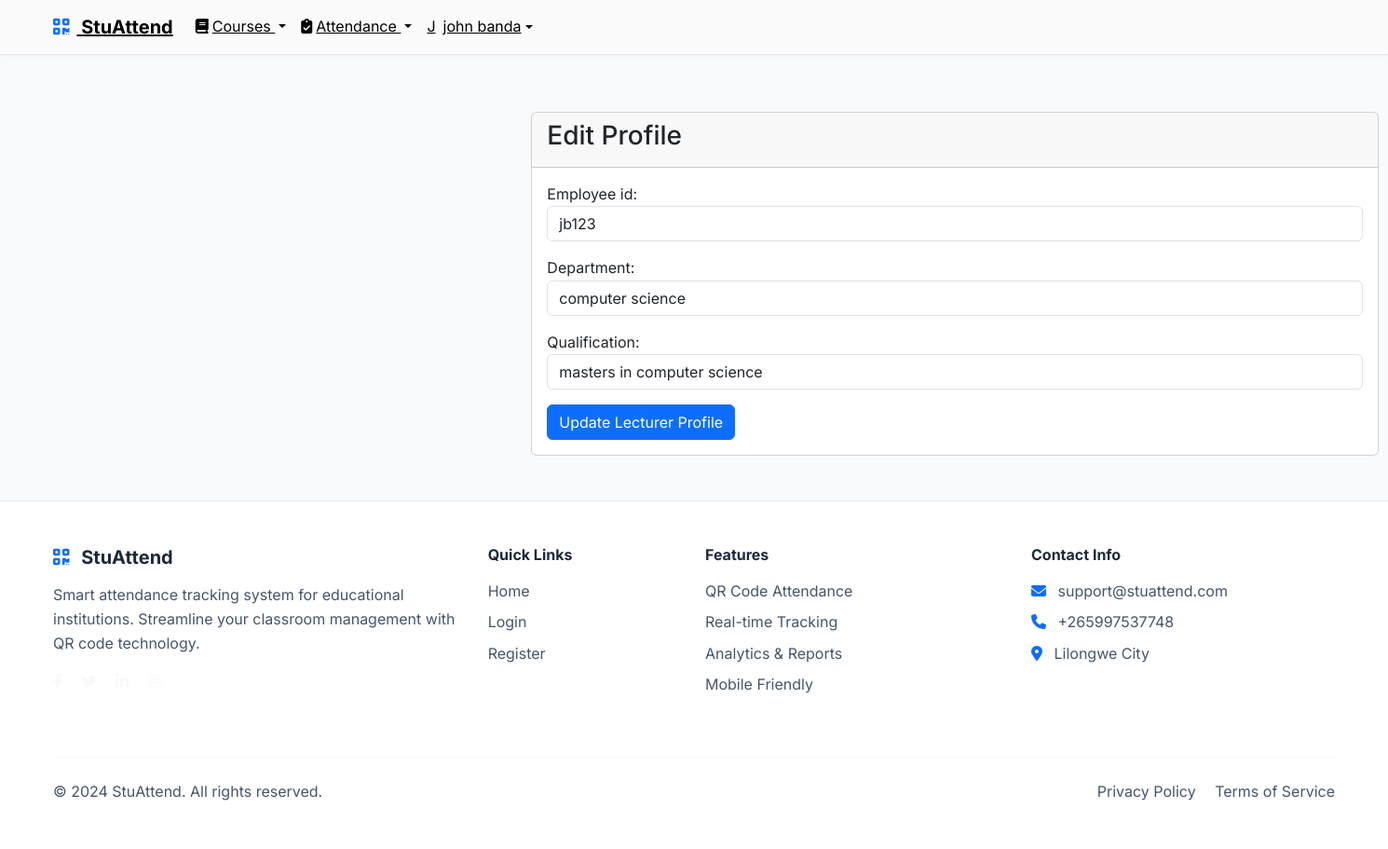
Page /accounts/profile/edit/ (signed in) on the committed database.
### accounts/models.py (models this page shows, shortened)
class User(AbstractUser):
    ROLE_CHOICES = [
        ('admin', 'Administrator'),
        ('lecturer', 'Lecturer'),
        ('student', 'Student'),
    ]
    role = models.CharField(max_length=10, choices=ROLE_CHOICES, default='student')
    email = models.EmailField(unique=True)
    phone = models.CharField(
        max_length=15,
        validators=[RegexValidator(r'^\+?1?\d{9,15}$')],
        blank=True,
        null=True
    )
    created_at = models.DateTimeField(auto_now_add=True)
    updated_at = models.DateTimeField(auto_now=True)
    USERNAME_FIELD = 'email'
    REQUIRED_FIELDS = ['username', 'first_name', 'last_name']

class Lecturer(models.Model):
    user = models.OneToOneField(User, on_delete=models.CASCADE, related_name='lecturer_profile')
    employee_id = models.CharField(max_length=20, unique=True)
    department = models.CharField(max_length=100)
    qualification = models.CharField(max_length=200)
    hire_date = models.DateField(auto_now_add=True)

### accounts/views.py (the view)
# urls.py: path('profile/edit/', views.profile_edit_view, name='profile_edit'),
@login_required
def profile_edit_view(request):
    user = request.user
    if request.method == 'POST':
        if user.role == 'student':
            try:
                student = user.student_profile
                form = StudentProfileForm(request.POST, instance=student)
            except Student.DoesNotExist:
                form = StudentProfileForm(request.POST)
            if form.is_valid():
                student = form.save(user=user)
                messages.success(request, 'Student profile updated successfully!')
                return redirect('accounts:profile')
            else:
                messages.error(request, 'Please correct the errors below.')
        elif user.role == 'lecturer':
            try:
                lecturer = user.lecturer_profile
                form = LecturerProfileForm(request.POST, instance=lecturer)
            except Lecturer.DoesNotExist:
                form = LecturerProfileForm(request.POST)
            if form.is_valid():
                lecturer = form.save(commit=False)
                lecturer.user = user
                lecturer.save()
                messages.success(request, 'Lecturer profile updated successfully!')
                return redirect('accounts:profile')
        else:
            messages.error(request, 'Invalid role for profile editing.')
            return redirect('accounts:profile')
    else:
        if user.role == 'student':
            try:
                student = user.student_profile
                student_form = StudentProfileForm(instance=student)
            except Student.DoesNotExist:
                student_form = StudentProfileForm()
            context = {'student_form': student_form, 'lecturer_form': None}
        elif user.role == 'lecturer':
            try:
                lecturer = user.lecturer_profile
                lecturer_form = LecturerProfileForm(instance=lecturer)
            except Lecturer.DoesNotExist:
                lecturer_form = LecturerProfileForm()
            context = {'lecturer_form': lecturer_form, 'student_form': None}
        else:
            context = {'student_form': None, 'lecturer_form': None}
    return render(request, 'accounts/profile_edit.html', context)

### accounts/forms.py
class LecturerProfileForm(forms.ModelForm):
    class Meta:
        model = Lecturer
        fields = ['employee_id', 'department', 'qualification']
        widgets = {
            'employee_id': forms.TextInput(attrs={'class': 'form-control'}),
            'department': forms.TextInput(attrs={'class': 'form-control'}),
            'qualification': forms.TextInput(attrs={'class': 'form-control'}),
        }

### templates/accounts/profile_edit.html (shortened to what this page needs)
{% extends 'base/base.html' %}
{% load static %}
{% block content %}
<div class="container mt-4">
    <div class="row justify-content-center">
        <div class="col-md-8">
            <div class="card">
                <div class="card-header">
                    <h3>Edit Profile</h3>
                </div>
                <div class="card-body">
                    {% if user.role == 'student' %}
                        <form method="post">
                            {% csrf_token %}
                            {{ student_form.as_p }}
                            <button type="submit" class="btn btn-primary">Update Student Profile</button>
                        </form>
                    {% elif user.role == 'lecturer' %}
                        <form method="post">
                            {{ lecturer_form.as_p }}
                            <button type="submit" class="btn btn-primary">Update Lecturer Profile</button>
                        </form>
                    {% else %}
                        <div class="alert alert-info">
                            Profile editing is not available for your role.
                        </div>
                    {% endif %}
                </div>
            </div>
        </div>
    </div>
</div>
{% endblock %}

### templates/base/base.html (shortened to what this page needs)
<!DOCTYPE html>
<html lang="en">
{% load static %}
<head>
    <link href="https://cdn.jsdelivr.net/npm/bootstrap@5.3.0/dist/css/bootstrap.min.css" rel="stylesheet">
    <link rel="stylesheet" href="https://cdn.jsdelivr.net/npm/bootstrap-icons@1.10.0/font/bootstrap-icons.css">
    <link rel="stylesheet" href="https://cdnjs.cloudflare.com/ajax/libs/font-awesome/6.4.0/css/all.min.css">
    <link rel="stylesheet" href="{% static 'css/modern-styles.css' %}">
    <link rel="stylesheet" href="{% static 'css/styles.css' %}">
</head>
<body>
    <nav class="navbar navbar-expand-lg navbar-modern fixed-top" id="mainNavbar">
        <div class="container">
            <a class="navbar-brand fw-bold" href="/">
                <i class="fas fa-qrcode text-primary me-2"></i>
                StuAttend
            </a>
            <div class="collapse navbar-collapse" id="navbarNav">
                <ul class="navbar-nav">
                    {% if user.is_authenticated %}
                        <li class="nav-item dropdown">
                            <a class="nav-link dropdown-toggle {% if 'courses' in request.path %}active{% endif %}" href="#" id="coursesDropdown" role="button" data-bs-toggle="dropdown" aria-expanded="false">
                                <i class="fas fa-book me-1"></i>Courses
                            </a>
                        </li>
                        <li class="nav-item dropdown">
                            <a class="nav-link dropdown-toggle {% if 'attendance' in request.path %}active{% endif %}" href="#" id="attendanceDropdown" role="button" data-bs-toggle="dropdown" aria-expanded="false">
                                <i class="fas fa-clipboard-check me-1"></i>Attendance
                            </a>
                        </li>
                        <li class="nav-item dropdown">
                            <a class="nav-link dropdown-toggle d-flex align-items-center" href="#" id="navbarDropdown" role="button" data-bs-toggle="dropdown">
                                <div class="avatar-circle me-2">
                                    {{ user.get_full_name|default:user.username|first|upper }}
                                </div>
                                {{ user.get_full_name|default:user.username }}
                            </a>
                        </li>
                    {% endif %}
                </ul>
            </div>
        </div>
    </nav>
    <main class="{% if not request.path == '/' %}main-content container-fluid mt-5 pt-5{% endif %}">
        {% block content %}{% endblock %}
    </main>
    <footer class="footer-modern py-5 mt-5">
        <div class="container">
            <div class="row">
                <div class="col-lg-4 mb-4">
                    <h5 class="fw-bold mb-3">
                        <i class="fas fa-qrcode text-primary me-2"></i>
                        StuAttend
                    </h5>
                    <p class="text-light-emphasis">
                        Smart attendance tracking system for educational institutions.
                        Streamline your classroom management with QR code technology.
                    </p>
                    <div class="social-links">
                        <a href="#" class="text-light me-3"><i class="fab fa-facebook-f"></i></a>
                        <a href="#" class="text-light me-3"><i class="fab fa-twitter"></i></a>
                        <a href="#" class="text-light me-3"><i class="fab fa-linkedin-in"></i></a>
                        <a href="#" class="text-light"><i class="fab fa-instagram"></i></a>
                    </div>
                </div>
                <div class="col-lg-2 mb-4">
                    <h6 class="fw-bold mb-3">Quick Links</h6>
                    <ul class="list-unstyled">
                        <li class="mb-2"><a href="/" class="text-light-emphasis text-decoration-none">Home</a></li>
                        <li class="mb-2"><a href="{% url 'accounts:login' %}" class="text-light-emphasis text-decoration-none">Login</a></li>
                        <li class="mb-2"><a href="{% url 'accounts:register' %}" class="text-light-emphasis text-decoration-none">Register</a></li>
                    </ul>
                </div>
                <div class="col-lg-3 mb-4">
                    <h6 class="fw-bold mb-3">Features</h6>
                    <ul class="list-unstyled">
                        <li class="mb-2"><a href="#" class="text-light-emphasis text-decoration-none">QR Code Attendance</a></li>
                        <li class="mb-2"><a href="#" class="text-light-emphasis text-decoration-none">Real-time Tracking</a></li>
                        <li class="mb-2"><a href="#" class="text-light-emphasis text-decoration-none">Analytics & Reports</a></li>
                        <li class="mb-2"><a href="#" class="text-light-emphasis text-decoration-none">Mobile Friendly</a></li>
                    </ul>
                </div>
                <div class="col-lg-3 mb-4">
                    <h6 class="fw-bold mb-3">Contact Info</h6>
                    <ul class="list-unstyled">
                        <li class="mb-2">
                            <i class="fas fa-envelope text-primary me-2"></i>
                            <span class="text-light-emphasis">support@stuattend.com</span>
                        </li>
                        <li class="mb-2">
                            <i class="fas fa-phone text-primary me-2"></i>
                            <span class="text-light-emphasis">+265997537748</span>
                        </li>
                        <li class="mb-2">
                            <i class="fas fa-map-marker-alt text-primary me-2"></i>
                            <span class="text-light-emphasis">Lilongwe City</span>
                        </li>
                    </ul>
                </div>
            </div>
            <hr class="my-4">
            <div class="row align-items-center">
                <div class="col-md-6">
                    <p class="text-light-emphasis mb-0">&copy; 2024 StuAttend. All rights reserved.</p>
                </div>
                <div class="col-md-6 text-md-end">
                    <a href="#" class="text-light-emphasis text-decoration-none me-3">Privacy Policy</a>
                    <a href="#" class="text-light-emphasis text-decoration-none">Terms of Service</a>
                </div>
            </div>
        </div>
    </footer>
</body>
</html>

### static/css/modern-styles.css (style rules this page uses)
:root { --primary-color: #6366f1; --primary-dark: #4f46e5; --secondary-color: #8b5cf6; --accent-color: #06b6d4; --success-color: #10b981; --warning-color: #f59e0b; --error-color: #ef4444; --dark-color: #1e293b; --light-color: #f8fafc; --gray-100: #f1f5f9; --gray-200: #e2e8f0; --gray-300: #cbd5e1; --gray-400: #94a3b8; --gray-500: #64748b; --gray-600: #475569; --gray-700: #334155; --gray-800: #1e293b; --gray-900: #0f172a; --shadow-sm: 0 1px 2px 0 rgb(0 0 0 / 0.05); --shadow-md: 0 4px 6px -1px rgb(0 0 0 / 0.1), 0 2px 4px -2px rgb(0 0 0 / 0.1); --shadow-lg: 0 10px 15px -3px rgb(0 0 0 / 0.1), 0 4px 6px -4px rgb(0 0 0 / 0.1); --shadow-xl: 0 20px 25px -5px rgb(0 0 0 / 0.1), 0 8px 10px -6px rgb(0 0 0 / 0.1); --border-radius: 0.5rem; --border-radius-lg: 0.75rem; --border-radius-xl: 1rem; }
* { margin: 0; padding: 0; box-sizing: border-box; }
body { font-family: 'Inter', -apple-system, BlinkMacSystemFont, 'Segoe UI', Roboto, sans-serif; line-height: 1.6; color: var(--gray-700); background-color: var(--light-color); }
.navbar-modern { background: #FBFBFB; backdrop-filter: blur(10px); border-bottom: 1px solid var(--gray-200); transition: all 0.3s ease; box-shadow: var(--shadow-sm); z-index: 1030; }
.navbar-modern .navbar-brand, .navbar-modern .nav-link { color: initial !important; text-decoration: underline !important; }
.footer-modern { background: white; color: var(--gray-700); border-top: 1px solid var(--gray-200); padding: 3rem 0 1rem; }
.footer-modern h5, .footer-modern h6 { color: var(--gray-800); }
.footer-modern .text-light-emphasis { color: var(--gray-600) !important; }
.footer-modern a { color: initial; text-decoration: underline; transition: none; }
.footer-modern .social-links a { color: var(--gray-600); transition: color 0.3s ease; }
.footer-modern hr { border-color: var(--gray-200); }
.main-content { transition: margin-left 0.3s ease; }
@media (min-width: 992px) { .main-content { margin-left: 280px; } }
@media (min-width: 1200px) { .container { max-width: 1400px; } }
body { transition: padding-top 0.3s ease; }

### rows in the picture
User: get_full_name|first "J", get_full_name "john banda"
Lecturer: employee_id "jb123", department "computer science", qualification "masters in computer science"
